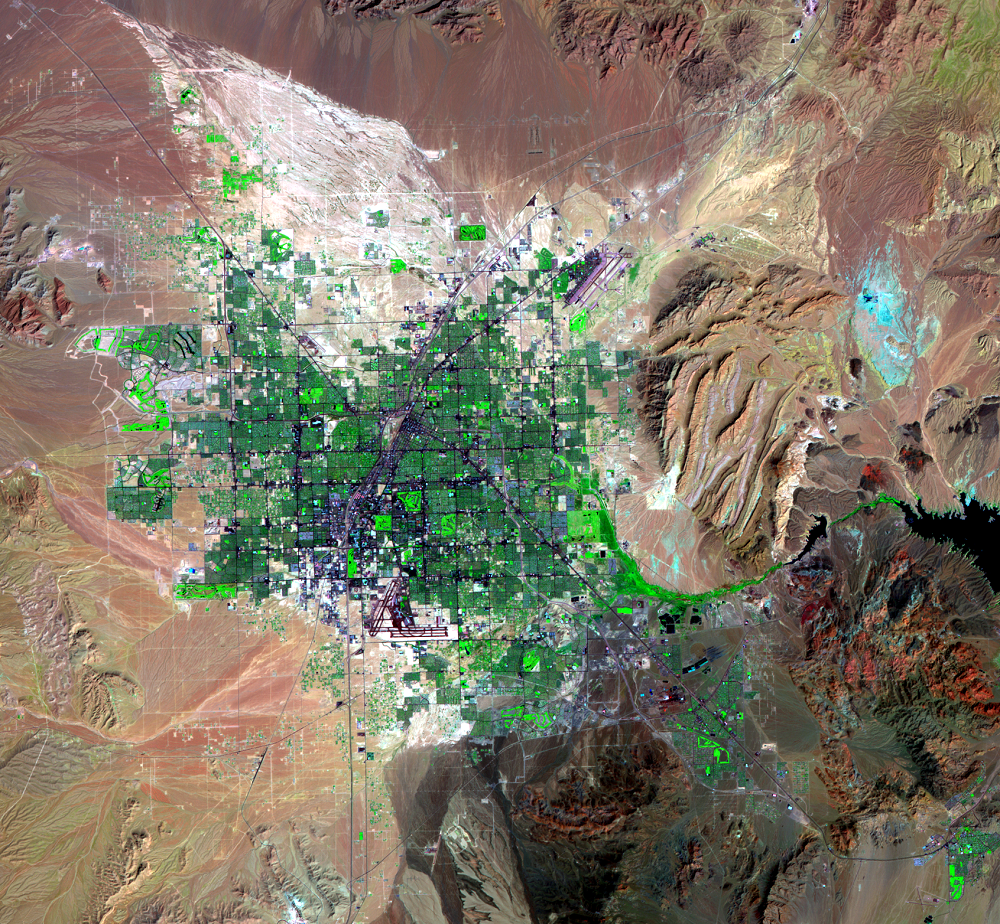
#> input picture Reto/3_9-10-1992.png, 1000 x 924 px
$ python areas.py
#> lines starting #> are read from the running program, lines starting #| are printed output that depends on the picture
### Reto/funciones_auxiliares.py
# -*- coding: utf-8 -*-
"""
Created on Wed Nov 16 15:17:23 2022

@author: L01224345
"""
import numpy as np

# funcion para separar imagenes
def DecompImage(img):
 # toma una imagen y produce un arreglo: Red Green Blue Gray
 img = np.array(img)
 [n1,n2,n3] = np.shape(img)
 img_new = np.empty((n1,n2,4)); img_new.fill(np.NaN)
 img_new[:,:,:3] = img[:,:,:3]
 img_new[:,:,3] = 0.2126*img[:,:,0] + 0.7152*img[:,:,1] + 0.0722*img[:,:,2]
 return img_new

### Reto/areas.py
"""
Spyder Editor
Sample program to load an image
"""
import numpy as np
import matplotlib.pyplot as plt
import matplotlib.image as mli
from funciones_auxiliares import DecompImage
from scipy.ndimage import gaussian_filter
import numpy.ma as ma


LV1992_pre = mli.imread('3_9-10-1992.png')
#> LV1992_pre is the input picture: shape (924, 1000, 4) float32; mean R, G, B, A 0.508, 0.48, 0.415, 1
LV2010_pre = mli.imread('5_8-11-2010.png')
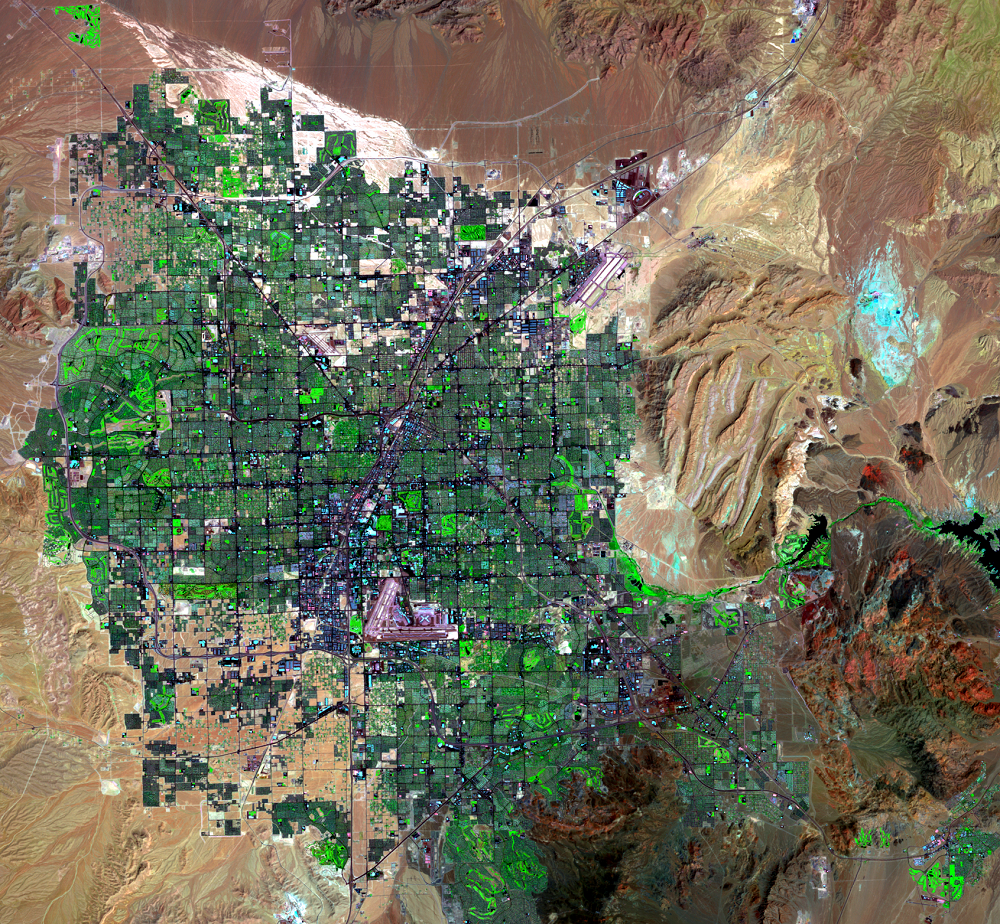
#> input picture Reto/5_8-11-2010.png, 1000 x 924 px
#> LV2010_pre is the input picture: shape (924, 1000, 4) float32; mean R, G, B, A 0.444, 0.439, 0.36, 1

# suavizado Gaussiano... luego veremos para que sirve
sigma = 8
LV1992fil_pre = gaussian_filter(LV1992_pre, sigma)
LV2010fil_pre = gaussian_filter(LV2010_pre, sigma)

fsize = 16
plt.figure()
plt.subplot(2,2,1)
plt.imshow(LV1992_pre)
plt.title('1992',fontsize=fsize)
plt.subplot(2,2,2)
plt.imshow(LV2010_pre)
plt.title('2010',fontsize=fsize)
plt.subplot(2,2,3)
plt.imshow(LV1992fil_pre)
plt.title('1992 filtrado',fontsize=fsize)
plt.subplot(2,2,4)
plt.imshow(LV2010fil_pre)
plt.title('2010 filtrado',fontsize=fsize)


LV1992 = DecompImage(LV1992_pre)
#> in DecompImage, `img_new.fill(np.NaN)`: img_new: shape (924, 1000, 4) float64; every value is NaN or infinite
#> in DecompImage, `img_new[:,:,:3] = img[:,:,:3]`: img_new: shape (924, 1000, 4) float64; 25% of the values are NaN or infinite; the others: min 0, max 1, mean 0.467
LV2010 = DecompImage(LV2010_pre)
#> in DecompImage (call 2), `img_new[:,:,:3] = img[:,:,:3]`: img_new: shape (924, 1000, 4) float64; 25% of the values are NaN or infinite; the others: min 0, max 1, mean 0.414

dif = LV2010 - LV1992

seq_cmap = plt.get_cmap('binary',100)
div_cmap = plt.get_cmap('bwr',101)


# cuidado aqui, hicimos la última imagen gris y no transparencia
nom_colores = ['rojos','verdes','azules','grises']
nom_anos = ['1992','2010','2010-1992']
Ncolores = 4
Nimages = 3


fsize = 16
plt.figure()
for jc in range(Ncolores):
 for jim in range(Nimages):
  if jim==0:
   imaux = LV1992; cmpaux = seq_cmap; limsaux=[0,1]
  if jim==1:
   imaux = LV2010; cmpaux = seq_cmap; limsaux=[0,1]
  if jim==2:
   imaux = dif; cmpaux = div_cmap; limsaux=[-1,1]
  plt.subplot(Ncolores,Nimages,1+jc*Nimages+jim)
  plt.imshow(imaux[:,:,jc],cmap=cmpaux,vmin=limsaux[0],vmax=limsaux[1])
  plt.ylabel(nom_colores[jc],fontsize=fsize-2)
  if jc==0:
   plt.title(nom_anos[jim],fontsize=fsize)
  plt.colorbar()
  del imaux, cmpaux, limsaux
 del jim
del jc


difagreg = np.mean(dif,axis=2)
difagregA = np.sign(difagreg)*np.abs(difagreg)**(1/2)
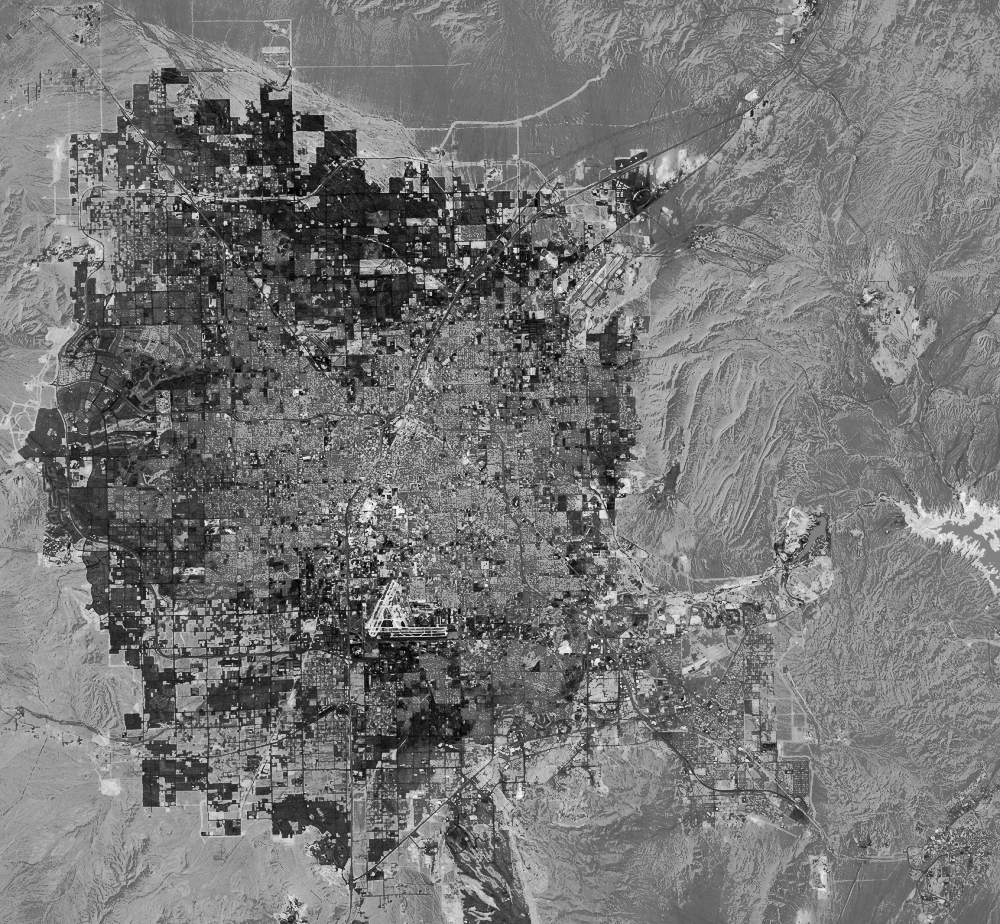
#> difagregA: shape (924, 1000) float64; min -1, max 0.967, mean -0.0788; drawn with min black and max white
difagregB = np.sign(difagreg)*np.abs(difagreg)**(1/3)


plt.figure()
plt.subplot(1,3,1)
plt.imshow(difagreg,vmin=-1,vmax=1,cmap=div_cmap)
plt.title('$d$')
plt.colorbar()
plt.subplot(1,3,2)
plt.imshow(difagregA,vmin=-1,vmax=1,cmap=div_cmap)
plt.title('$d^{1/2}$')
plt.colorbar()
plt.subplot(1,3,3)
plt.imshow(difagregB,vmin=-1,vmax=1,cmap=div_cmap)
plt.title('$d^{1/3}$')
plt.colorbar()

#Mascara
ciudad = ma.masked_greater(difagregB,0.0)
plt.figure()
plt.subplot(1,3,1)
plt.imshow(ciudad,vmin=-1,vmax=1,cmap=div_cmap)


#Al dividir ciudad entre ciudad, quedan solo "unos" "1" haciendo que todos los puntos se vuelvan azules
ciudad_1 = ciudad/ciudad
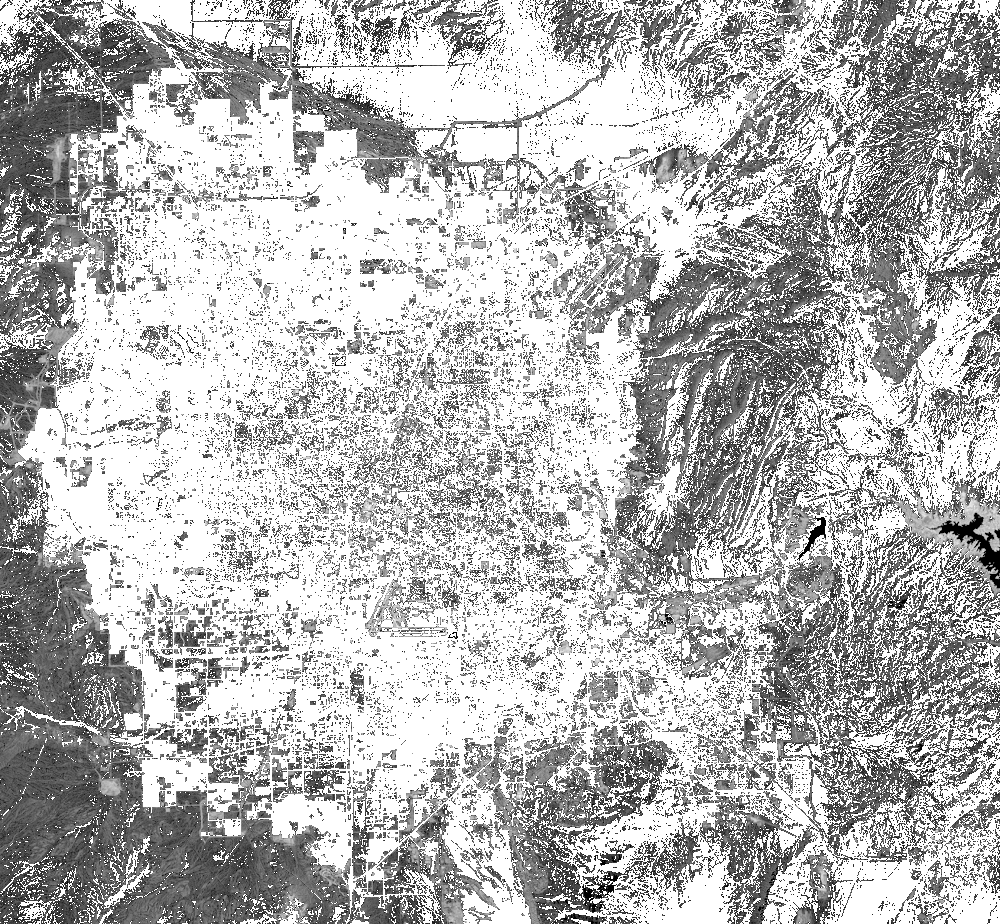
#> ciudad_1: shape (924, 1000) float64; min 0, max 1, mean 0.713


pix = np.sum(ciudad_1) #Nuevos pixeles en la ciudad  o cambio de 1992 a 2010
#> pix = 518704


ciudadLV = ma.masked_greater(LV1992[:,:,0],0.4)
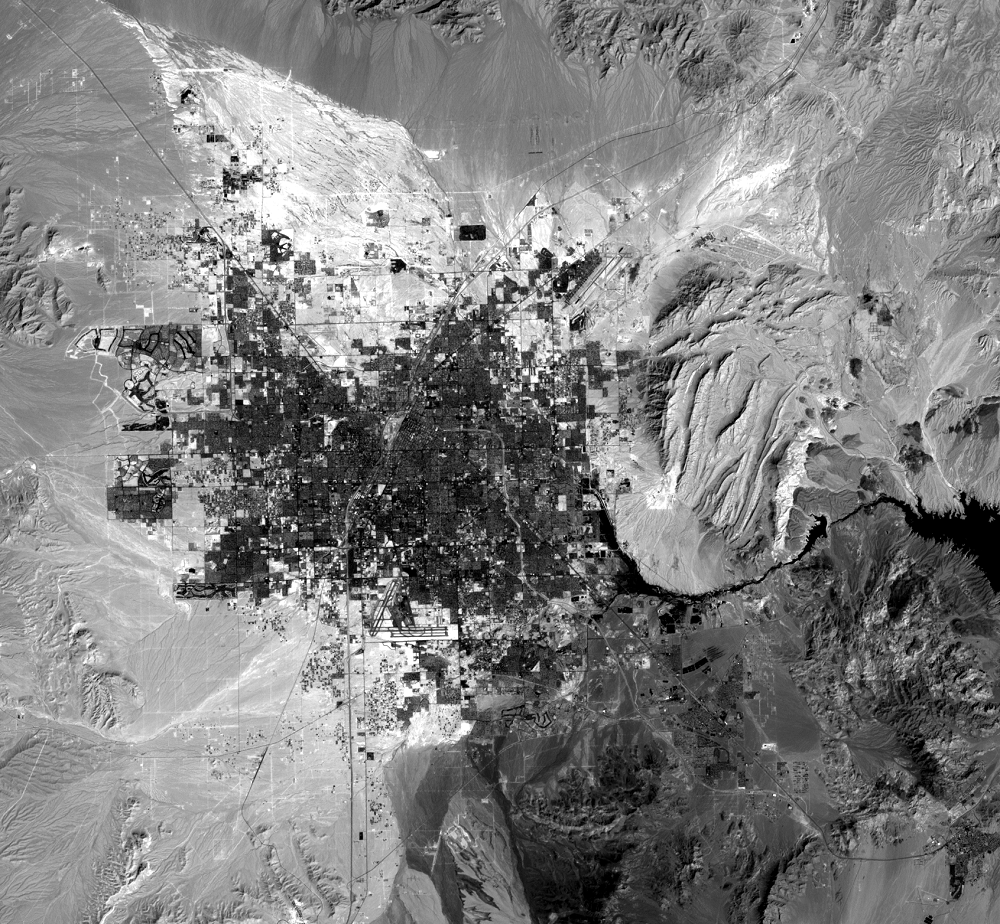
#> ciudadLV: shape (924, 1000) float64; min 0, max 1, mean 0.508

plt.figure()
plt.subplot(1,2,1)
plt.imshow(LV1992[:,:,0],vmin=0,vmax=1,cmap=seq_cmap)
plt.colorbar()
plt.subplot(1,2,2)
plt.imshow(ciudadLV,vmin=0,vmax=1,cmap=seq_cmap)
plt.colorbar()


#Codigo que tengo que sumar para

ciudadLV = ma.masked_greater(difagreg,0.2)

plt.figure()
plt.imshow(ciudadLV,vmin=-1,vmax=1,cmap=div_cmap)
plt.title('$d^{1/3}$')
plt.colorbar()
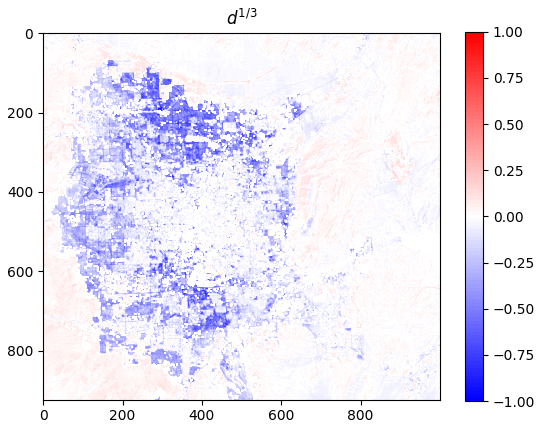
#> figure drawn by matplotlib, 2 panels
